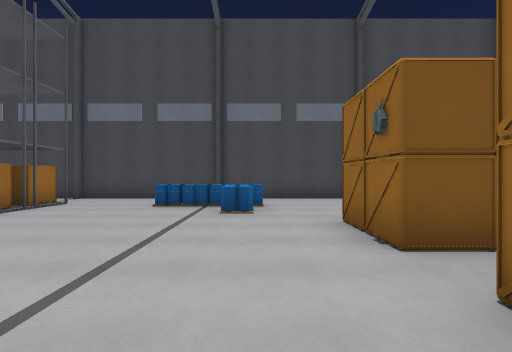
view 1 (above)

24 first-person views from a walk through a level from a Godot 3-D game. The camera is 1.5 m above the floor, looks level and sees 85° across. The floor is counted in squares, 2 m on a side. Each view is taken from the middle of a square. On the plan, view 1 faces up. The plan holds only what a view shows up to about 10 squares ahead; the rest is blank. Surface patterns are stand-ins for the level's own textures.

view 2
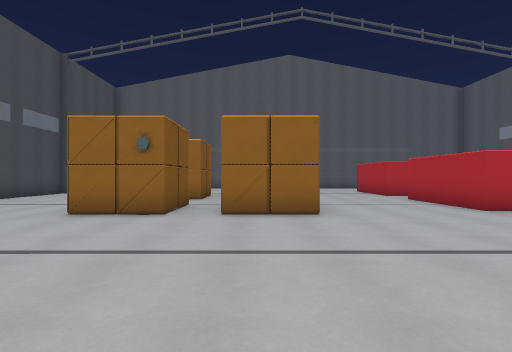

view 3
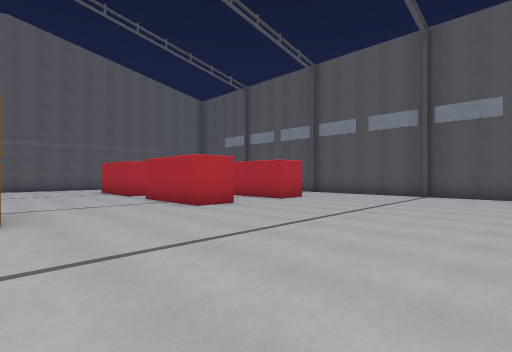

view 4
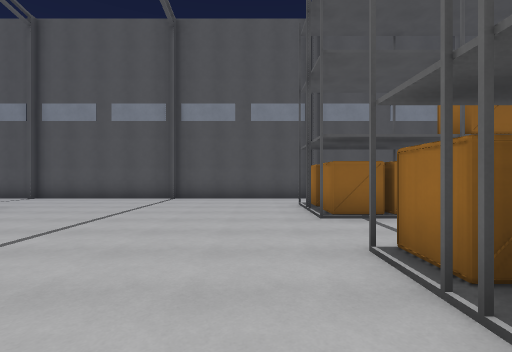

view 5
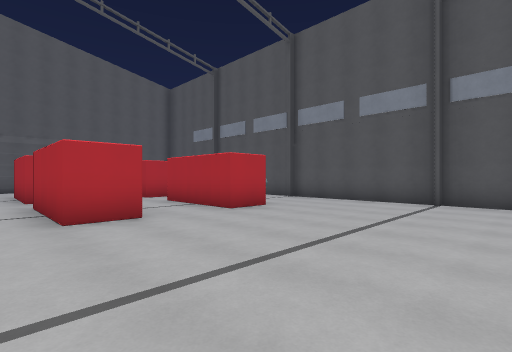

view 6
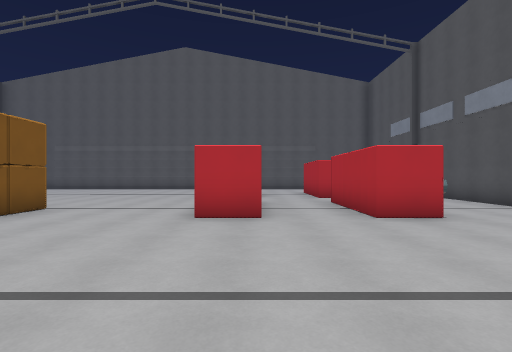

view 7
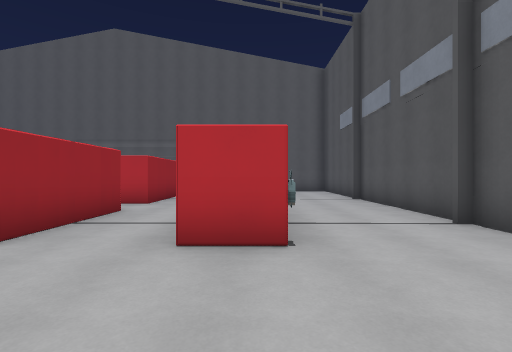

view 8
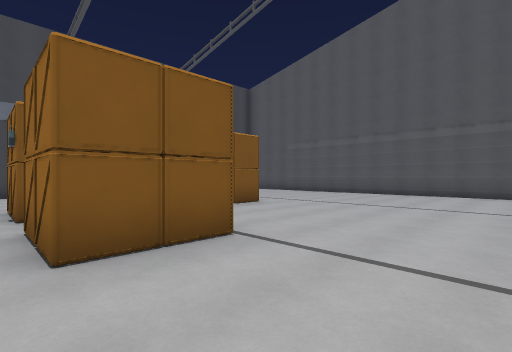

view 9
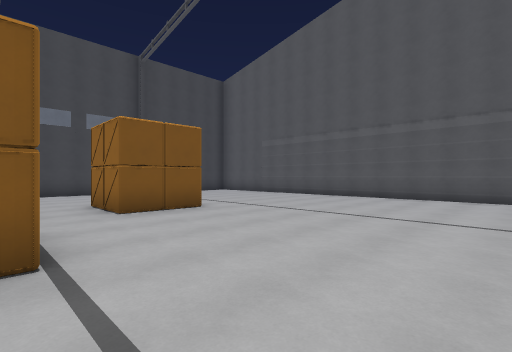

view 10
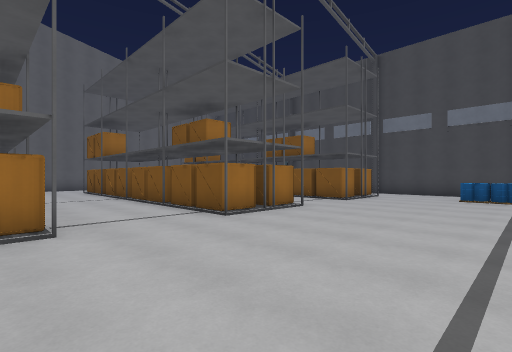

view 11
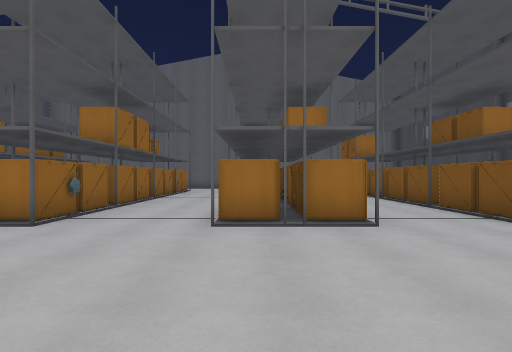

view 12
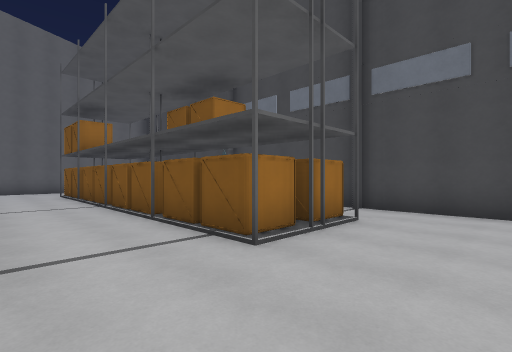

view 13
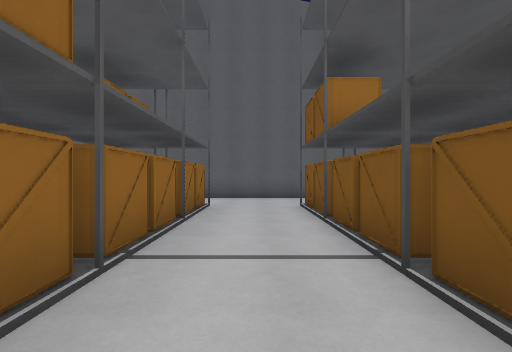

view 14
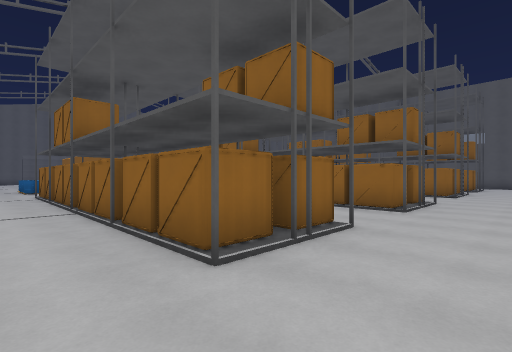

view 15
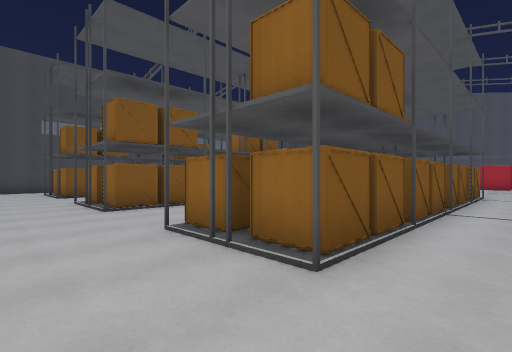

view 16
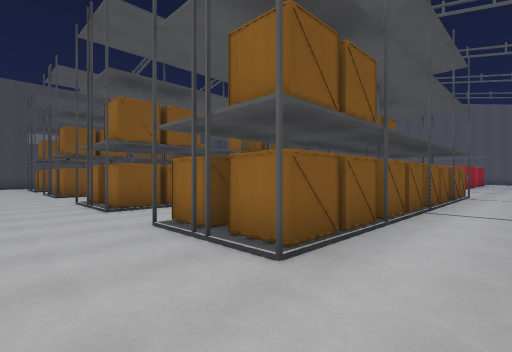

view 17
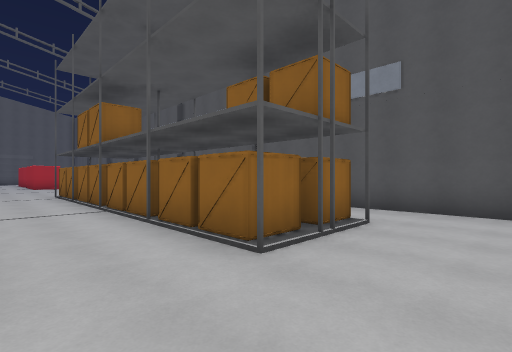

view 18
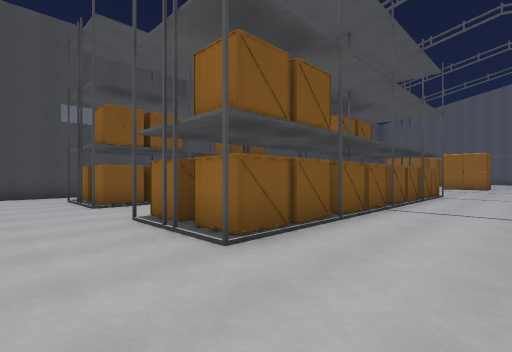

view 19
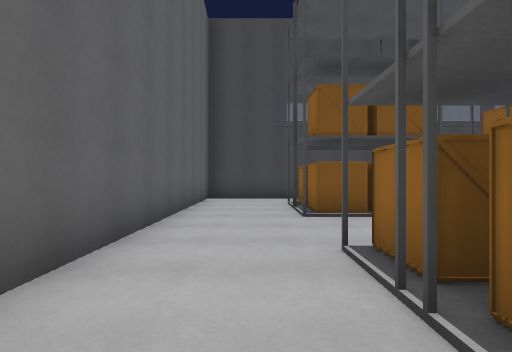

view 20
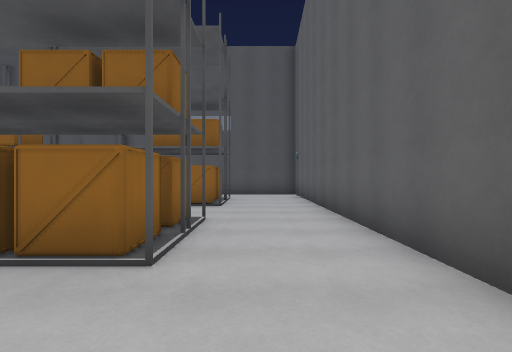

view 21
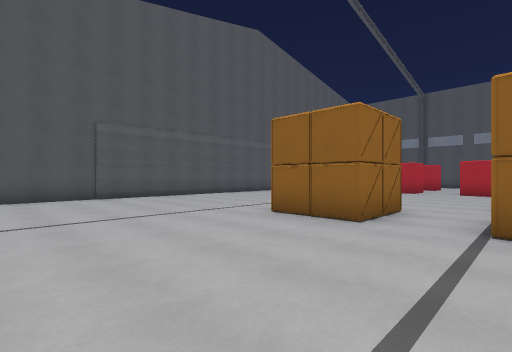

view 22
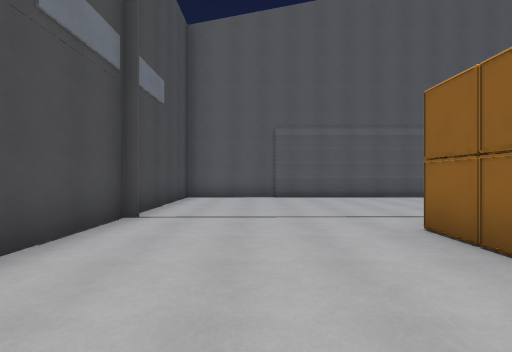

view 23
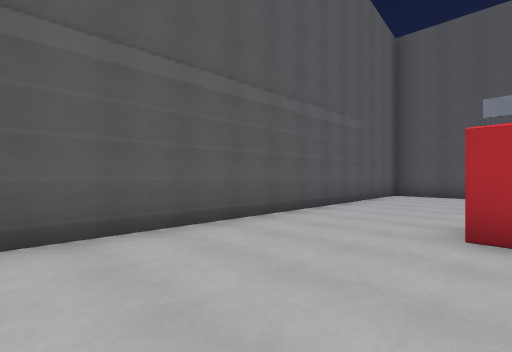

view 24
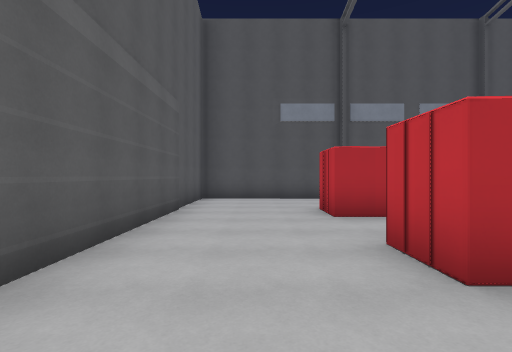

### Floor plan
Key: @ floor where view 1 was taken; # wall or solid block; . floor; R rack; C crate; N container; O other object.
Columns run from 18 left of view 1 to 13 right of it. Each row starts with its distance up from view 1.
 10 #####      #####################
  9 #...............  .............#
  8 #..#.........#..  .............#
  7 #...RRRRRRRRR...O  ............#
  6 #..RRRRRRRRRR#.... ............#
  5 #..R.R.R#.#RR#.................#
  4 #...................CC.CC#.....#
  3 #...................CC.CCC.....#
  2 #..#RRRRRRRRR#.................#
  1  ..RRRRRRRRRR#......C .........#
  0  .................@.CC.........#
 -1  ..............................#
 -2 #..............................#
 -3 #..#RR RRRRRR#.................#
 -4 #..RRRRRRRRRR#......NNNN.NNN...#
 -5 #...................NNNN.NNN...#
 -6 #......................... ....#
 -7 #..RRRRRRRRRR#............ ....#
 -8 #..RRRRRRRRRR#......####.NNN...#
 -9 #..#RRRRRRRRR#.................#
-10 #..............................#
-11  ..........  ..................#
-12  ####       ####################

Where each view was taken, in squares from view 1:
view 1: 0 up, 0 right, facing up
view 2: 1 up, 4 left, facing right
view 3: 0 up, 4 left, facing down-right
view 4: 2 down, 4 left, facing down
view 5: 3 down, 3 left, facing down-right
view 6: 5 down, 3 left, facing right
view 7: 8 down, 1 left, facing right
view 8: 3 down, 1 right, facing up-right
view 9: 3 down, 3 right, facing up-right
view 10: 3 down, 1 left, facing up-left
view 11: 1 up, 1 left, facing left
view 12: 3 up, 3 left, facing up-left
view 13: 4 up, 8 left, facing left
view 14: 9 up, 17 left, facing down-right
view 15: 6 down, 17 left, facing up-right
view 16: 11 down, 17 left, facing up-right
view 17: 5 down, 17 left, facing down-right
view 18: 2 down, 17 left, facing up-right
view 19: 0 up, 16 left, facing up
view 20: 0 up, 16 left, facing down
view 21: 9 up, 3 right, facing down-right
view 22: 7 up, 3 right, facing right
view 23: 0 up, 9 right, facing down-right
view 24: 2 down, 11 right, facing down
